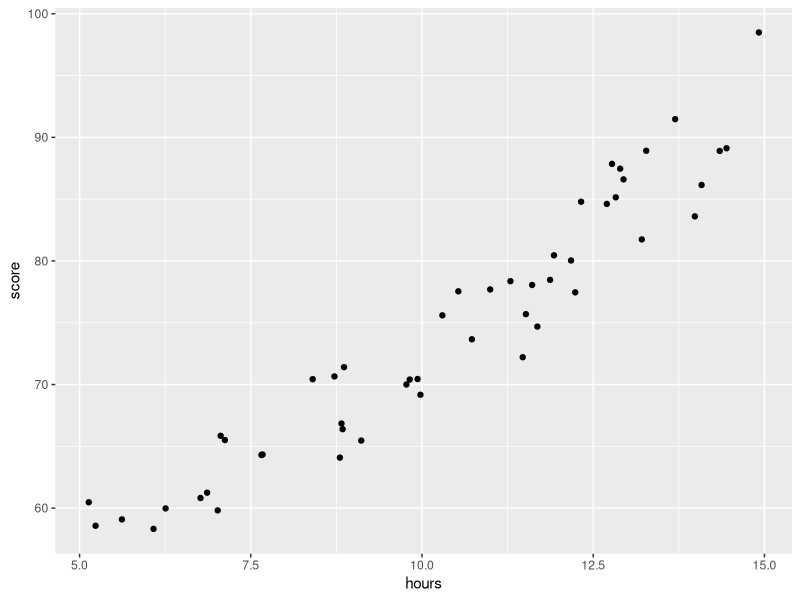
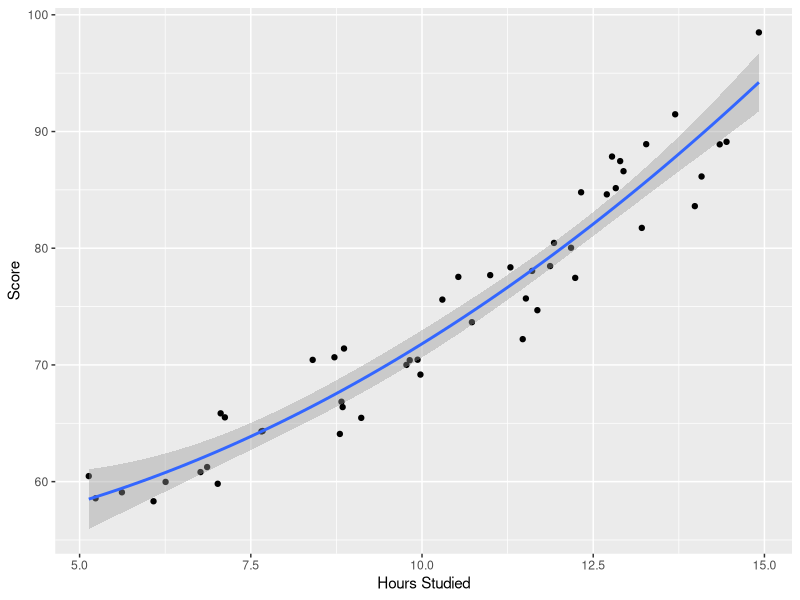

Recreate these plots in R, in order.
# Polynomial Regression in R (Step-by-Step)
#Polynomial regression is a technique we can use when the relationship between a predictor variable and a response variable is nonlinear. 

#This type of regression takes the form:
  
 # Y = β0 + β1X + β2X2 + … + βhXh + ε

#where h is  the “degree” of the polynomial.
#make this example reproducible
set.seed(1)

#create dataset
df <- data.frame(hours = runif(50, 5, 15), score=50)
df$score = df$score + df$hours^3/150 + df$hours*runif(50, 1, 2)

#view first six rows of data
head(data)

#Visualize the Data
library(ggplot2)

ggplot(df, aes(x=hours, y=score)) +
  geom_point()

#data exhibits a bit of a quadratic relationship, 
#which indicates that polynomial regression could fit the data better than simple linear regression.

#Fit the Polynomial Regression Models
#Next, we’ll fit five different polynomial regression models with degrees h = 1…5 
#and use k-fold cross-validation with k=10 folds to calculate the test MSE for each model:

#randomly shuffle data
df.shuffled <- df[sample(nrow(df)),]
head(df.shuffled)
#define number of folds to use for k-fold cross-validation
K <- 10 

#define degree of polynomials to fit
degree <- 5

#create k equal-sized folds
folds <- cut(seq(1,nrow(df.shuffled)),breaks=K,labels=FALSE)

#create object to hold MSE's of models
mse = matrix(data=NA,nrow=K,ncol=degree)

#Perform K-fold cross validation
for(i in 1:K){
  
  #define training and testing data
  testIndexes <- which(folds==i,arr.ind=TRUE)
  testData <- df.shuffled[testIndexes, ]
  trainData <- df.shuffled[-testIndexes, ]
  
  #use k-fold cv to evaluate models
  for (j in 1:degree){
    fit.train = lm(score ~ poly(hours,j), data=trainData)
    fit.test = predict(fit.train, newdata=testData)
    mse[i,j] = mean((fit.test-testData$score)^2) 
  }
}

#find MSE for each degree 
colMeans(mse)
#The model with the lowest test MSE turned out to be the polynomial regression modelwith degree h =2.

#Analyze the Final Model
#Lastly, we can obtain the coefficients of the best performing model:
  
  #fit best model
  best = lm(score ~ poly(hours,2, raw=T), data=df)

#view summary of best model
summary(best)

#We can also plot the fitted model to see how well it fits the raw data:

ggplot(df, aes(x=hours, y=score)) + 
  geom_point() +
  stat_smooth(method='lm', formula = y ~ poly(x,2), size = 1) + 
  xlab('Hours Studied') +
  ylab('Score')
